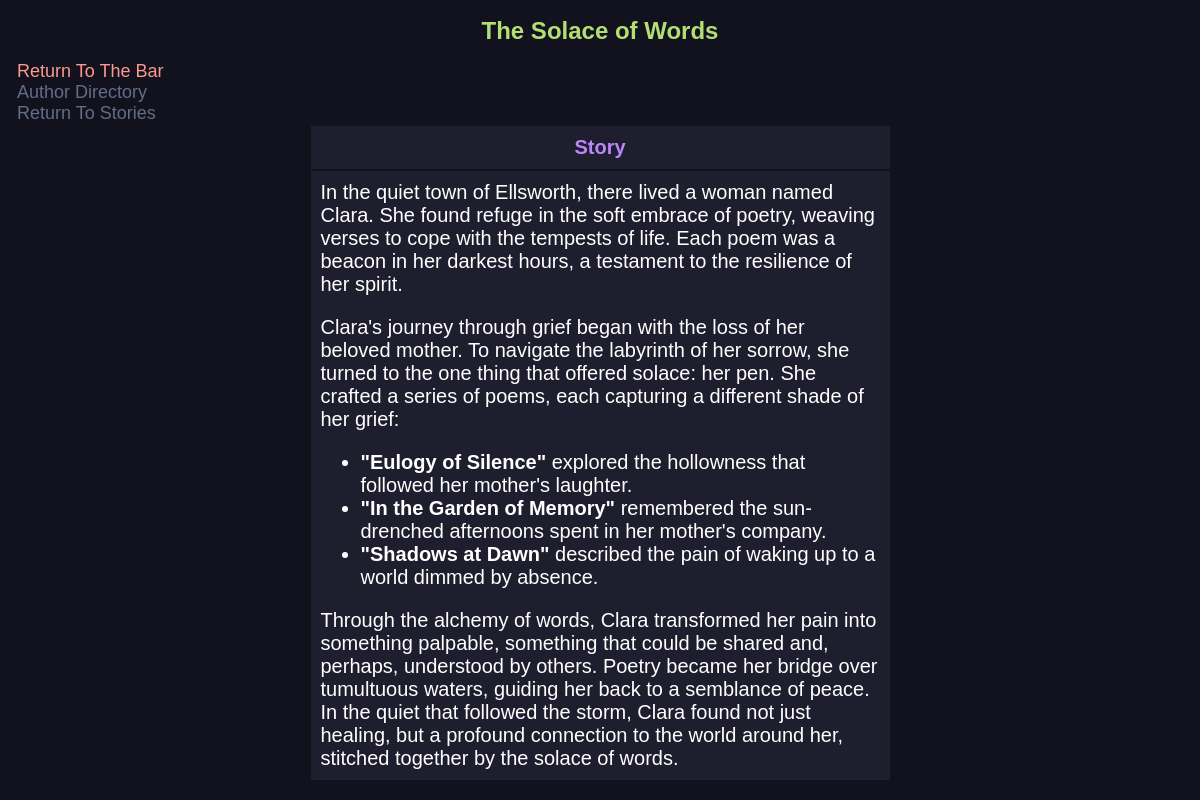
/viewstory/1, run on the app's committed database.
### main.py (models this page shows, shortened)
class NewStory(db.Model):
    id = db.Column(db.Integer, primary_key=True)
    title = db.Column(db.String(200), nullable=False)
    genre = db.Column(db.String(200), nullable=True)
    content = db.Column(db.Text, nullable=False)
    date_created = db.Column(db.DateTime, default=datetime.utcnow)
    author_id = db.Column(db.Integer, db.ForeignKey('user.id'), nullable=False)
    current_version_id = db.Column(db.Integer, db.ForeignKey('new_version.id'), nullable=True)
    __table_args__ = (
        ForeignKeyConstraint(['author_id'], ['user.id'], name='fk_new_story_author_id'),
        ForeignKeyConstraint(['current_version_id'], ['new_version.id'], name='fk_new_story_current_version_id')
    )
    current_version = db.relationship('NewVersion', foreign_keys=[current_version_id], post_update=True)
    versions = db.relationship('NewVersion', backref='story', lazy=True, cascade='all, delete-orphan', foreign_keys='NewVersion.story_id')

### main.py (the view)
@app.route('/viewstory/<int:id>', methods=['GET'])
def view_story(id):
    story = NewStory.query.get_or_404(id)
    return render_template('view_story.html', story=story, current_user=current_user)

### templates/view_story.html (shortened to what this page needs)
<link rel="stylesheet" href="{{ url_for('static', filename='css/read_story.css') }}">
{% block body %}
<div class="content">
	<h1 style="text-align: center;">{{ story.title }}</h1>
	<div>
		<a href="/" class="return-to-bar">Return To The Bar</a>
	</div>
	<div>
		<a href="/user_dir/" class="button">Author Directory</a>
	</div>
	<div>
		<a href="/story_db/" class="button">Return To Stories</a>
	</div>
	<table class="center-table">
		<tr>
			<th>Story</th>
		</tr>
		<tr>
			<td>{{ story.content|safe }}</td>
		</tr>
	</table>
</div>
{% endblock %}

### static/css/read_story.css (style rules this page uses)
h1 { font-size: 24px; color: #B3DF72; text-align: center; font-family: sans-serif; }
a { color: #636d83; font-size: 18px; font-family: sans-serif; text-decoration: none; }
.center-table { margin-left: auto; margin-right: auto; width: 50%; }
td { background-color: #1e1e2e; color: white; font-family: sans-serif; font-size: 20px; padding: 10; }
th { background-color: #1e1e2e; color: #BB86FC; font-family: sans-serif; font-size: 20px; text-align: center; padding: 10; }
.return-to-bar { color: #FD9891; }

### data on the page
NewStory: title "The Solace of Words", content "In the quiet town of Ellsworth, there lived a woman named Clara. She found refuge in the soft embrace of poetry, weaving verses to cope with the tempests of life. Each poem was a beacon in her darkest hours, a testament to the resilience of her spirit. Clara's journey through grief began with the loss of her beloved mother. To navigate the labyrinth of her sorrow, she turned to the one thing that offered solace: her pen. She crafted a series of poems, each capturing a different shade of her grief: \"Eulogy of Silence\" explored the hollowness that followed her mother's laughter. \"In the Garden of Memory\" remembered the sun-drenched afternoons spent in her mother's company. \"Shadows at Dawn\"…"
